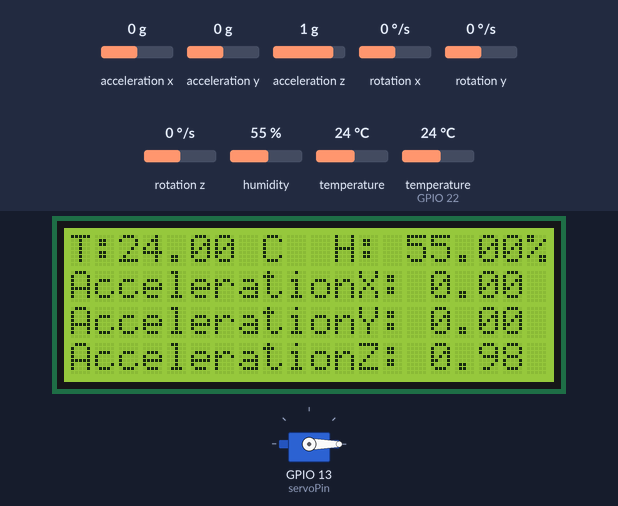
Simulated run of this sketch. Board: ESP32. On the bench: servo, 20×4 character LCD. Inputs (shaded band) come from the test bench; at power-on: temperature (sensor on GPIO 22) 24 °C, acceleration x 0 g, acceleration y 0 g, humidity 55 %, acceleration z 1 g, rotation x 0 °/s, rotation y 0 °/s, rotation z 0 °/s, temperature 24 °C. What the sketch prints to the serial monitor is not drawn.

Above: at 1.2 s.
1.3 s: temperature (sensor on GPIO 22) set to 9 °C
At 2.9 s:
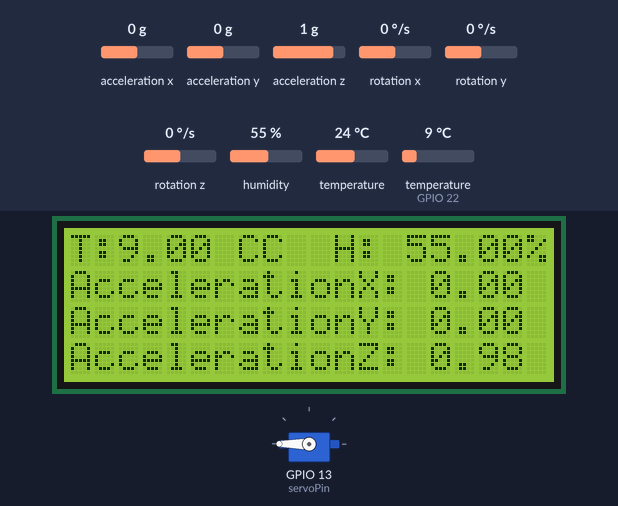
3.7 s: acceleration x set to -1.4 g
At 4.8 s:
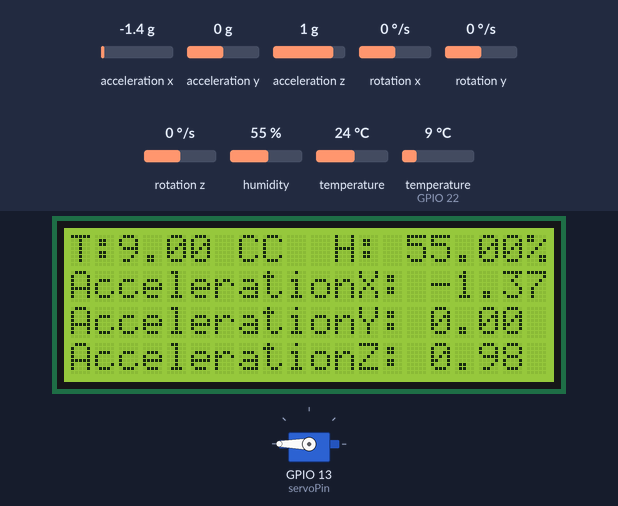
5.9 s: acceleration y set to -1.4 g
At 7.2 s:
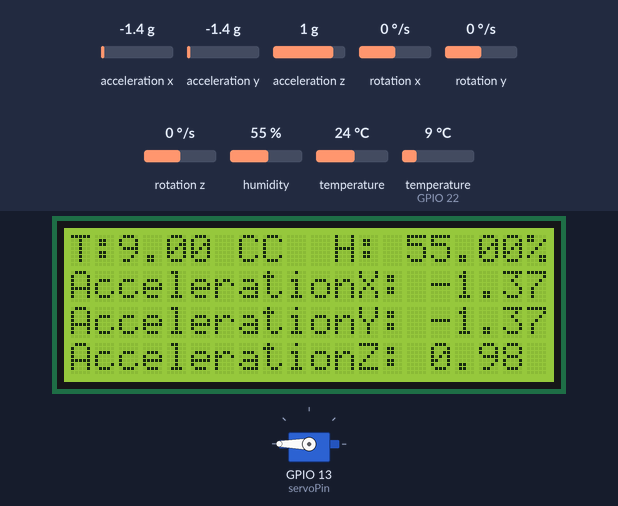
8.1 s: humidity set to 22 %
At 9.4 s:
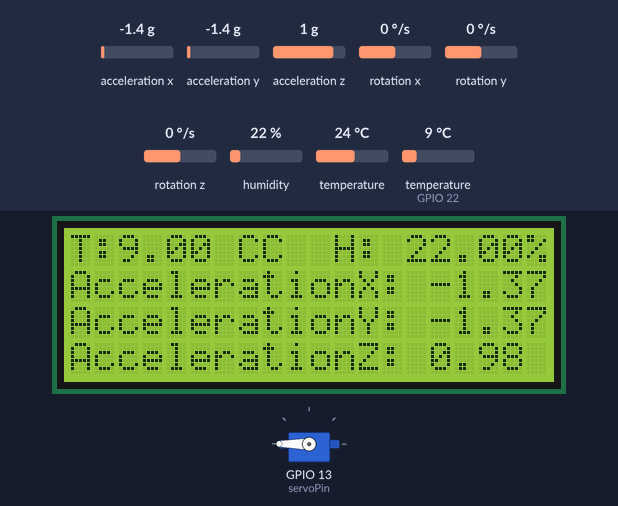
10.3 s: acceleration z set to -1.4 g
At 11.6 s:
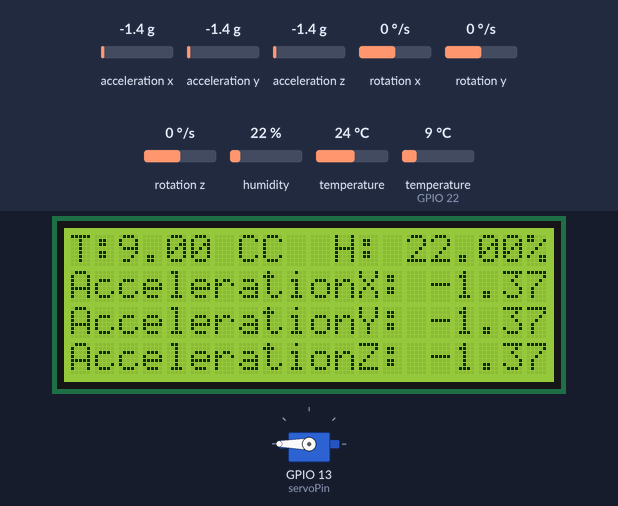
12.5 s: humidity set to 40 %
At 13.7 s:
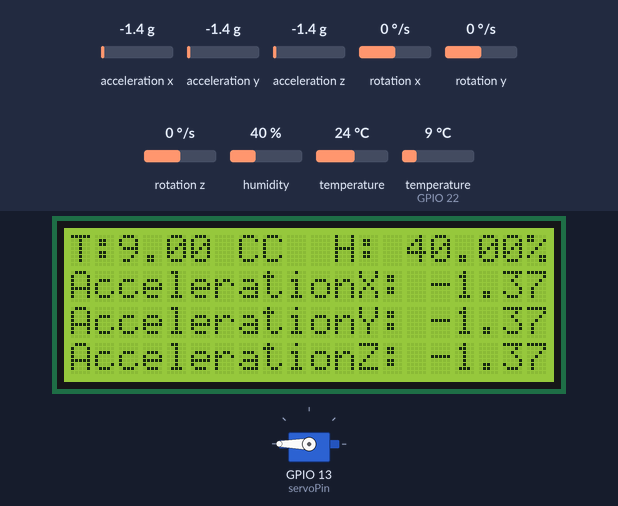
Timing chart, 0 to 15.5 s (numbered marks = the images above; inputs shaded):
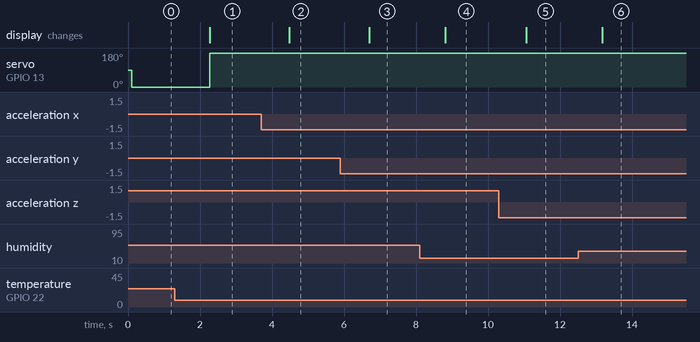

The sketch:

AccelerometerSensor.ino
```cpp
#include <Wire.h>
#include <Adafruit_Sensor.h>
#include <Adafruit_MPU6050.h>
#include <DHTesp.h>
#include <LiquidCrystal_I2C.h>
#include <ESP32Servo.h>   //Library LCD I2C

// Define the pin for the DHT22 sensor
const int DHT_PIN = 22;
const int servoPin = 13;
int buka= 180;
int tutup= 0;
Servo servo1;
LiquidCrystal_I2C lcd(0x27,20,4);
// Define DHT sensor
DHTesp dht;

// Define MPU6050 sensor
Adafruit_MPU6050 mpu;

void setup() {
  Serial.begin(115200);
  servo1.attach(servoPin);

  lcd.init();
  lcd.backlight();
  lcd.setCursor(0, 0);
  lcd.print("Status: ");
  lcd.clear();
  // Initialize DHT sensor
  dht.setup(DHT_PIN, DHTesp::DHT22);

  // Initialize MPU6050 sensor
  if (!mpu.begin()) {
    Serial.println("Failed to find MPU6050 chip");
    while (1) {
      delay(10);
    }
  }
}

void loop() {
  // Read temperature and humidity data from DHT sensor
  TempAndHumidity data = dht.getTempAndHumidity();
  float temperature = data.temperature;
  float humidity = data.humidity;
  // Read accelerometer data from MPU6050 sensor
  sensors_event_t a, g, temp;
  mpu.getEvent(&a, &g, &temp);
  float accelX = a.acceleration.x / (10);
  float accelY = a.acceleration.y / (10);
  float accelZ = a.acceleration.z / (10);
  float rotationX = g.gyro.x / (10);
  float rotationY = g.gyro.y / (10);
  float rotationZ = g.gyro.z / (10);

  if(temperature <= 10){
    servo1.write(buka);
  }
    else if(temperature >=10){
    servo1.write(tutup);
  }


  // Print data to LCD16x2 i2c Monitor
  lcd.setCursor(0, 0);
  lcd.print("T:");
  lcd.print(temperature);
  lcd.print(" C");
  lcd.setCursor(11, 0);
  lcd.print("H: ");
  lcd.print(humidity);
  lcd.print("%");

  lcd.setCursor(0, 1);
  lcd.print("AccelerationX: ");
  lcd.print(accelX);
  lcd.setCursor(0, 2);
  lcd.print("AccelerationY: ");
  lcd.print(accelY);
  lcd.setCursor(0, 3);
  lcd.print("AccelerationZ: ");
  lcd.print(accelZ);

  // Print data to Serial Monitor
  Serial.print(" Temperature: ");
  Serial.print(temperature);
  Serial.print(" °C, Humidity: ");
  Serial.print(humidity);
  Serial.println(" %");
  Serial.print(" Accelerometer: X=");
  Serial.print(accelX);
  Serial.print(", Y=");
  Serial.print(accelY);
  Serial.print(", Z=");
  Serial.println(accelZ);
  Serial.print(" Rotation: X=");
  Serial.print(rotationX);
  Serial.print(", Y=");
  Serial.print(rotationY);
  Serial.print(", Z=");
  Serial.println(rotationZ);

  delay(1000); // delay 1s
}
```

Measured:
- after the input at 1.3 s, servo on GPIO 13 (servoPin): 0° → 180° after 0.97 s; the display: changes after 0.97 s (image 1)
- after the input at 3.7 s, the display: changes after 0.78 s (image 2)
- after the input at 5.9 s, the display: changes after 0.80 s (image 3)
- after the input at 8.1 s, the display: changes after 0.71 s (image 4)
- after the input at 10.3 s, the display: changes after 0.76 s (image 5)
- after the input at 12.5 s, the display: changes after 0.68 s (image 6)
